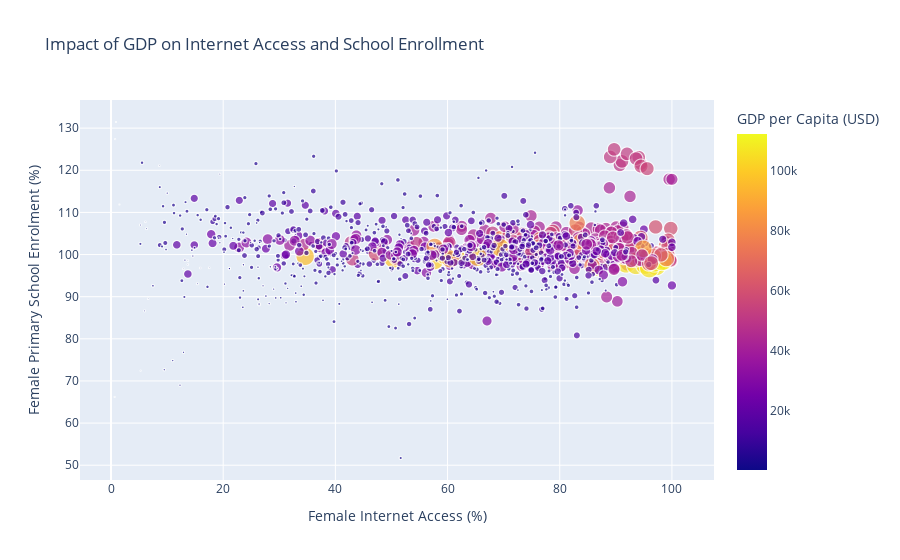

The code cell stored with this chart in its notebook:
### Code cell
fig3 = px.scatter(
    final_data,
    x='Female Internet Access (%)',
    y='Female Primary School Enrolment (%)',
    color='GDP per Capita',  # Color points by GDP
    size='GDP per Capita',   # Optionally vary point sizes by GDP
    title='Impact of GDP on Internet Access and School Enrollment',
    labels={
        'Female Internet Access (%)': 'Female Internet Access (%)',
        'Female Primary School Enrolment (%)': 'Female Primary School Enrolment (%)',
        'GDP per Capita': 'GDP per Capita (USD)'
    },
    hover_name='Country Name',  # Show country names on hover
)

fig3.show()

### Figure 1 — Plotly figure (JSON) as saved in the notebook; plotly's stock layout.template omitted (floating-point values rounded to 4 significant figures; data arrays with more than 128 entries replaced by an {"elided": "..."} marker saying what was removed)
{"data": [{"hovertemplate": "<b>%{hovertext}</b><br><br>Female Internet Access (%)=%{x}<br>Female Primary School Enrolment (%)=%{y}<br>GDP per Capita (USD)=%{marker.color}<extra></extra>", "hovertext": {"elided": "1225 str values"}, "legendgroup": "", "marker": {"color": {"elided": "1225 float values"}, "coloraxis": "coloraxis", "size": {"elided": "1225 float values"}, "sizemode": "area", "sizeref": 281.0, "symbol": "circle"}, "mode": "markers", "name": "", "showlegend": false, "type": "scattergl", "x": {"elided": "1225 float values"}, "xaxis": "x", "y": {"elided": "1225 float values"}, "yaxis": "y"}], "layout": {"coloraxis": {"colorbar": {"title": {"text": "GDP per Capita (USD)"}}, "colorscale": [[0, "#0d0887"], [0.1111, "#46039f"], [0.2222, "#7201a8"], [0.3333, "#9c179e"], [0.4444, "#bd3786"], [0.5556, "#d8576b"], [0.6667, "#ed7953"], [0.7778, "#fb9f3a"], [0.8889, "#fdca26"], [1, "#f0f921"]]}, "legend": {"itemsizing": "constant", "tracegroupgap": 0}, "title": {"text": "Impact of GDP on Internet Access and School Enrollment"}, "xaxis": {"anchor": "y", "domain": [0, 1], "title": {"text": "Female Internet Access (%)"}}, "yaxis": {"anchor": "x", "domain": [0, 1], "title": {"text": "Female Primary School Enrolment (%)"}}}}
